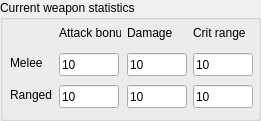
   <widget class="QGroupBox" name="WeaponStatisticsBox">
    <property name="geometry">
     <rect>
      <x>1240</x>
      <y>160</y>
      <width>261</width>
      <height>121</height>
     </rect>
    </property>
    <property name="title">
     <string>Current weapon statistics</string>
    </property>
    <widget class="QWidget" name="gridLayoutWidget_13">
     <property name="geometry">
      <rect>
       <x>10</x>
       <y>20</y>
       <width>243</width>
       <height>91</height>
      </rect>
     </property>
     <layout class="QGridLayout" name="WeaponStatisticsLayout">
      <property name="spacing">
       <number>6</number>
      </property>
      <item row="0" column="1">
       <widget class="QLabel" name="weapon_statistics_attack_bonus_label">
        <property name="maximumSize">
         <size>
          <width>16777215</width>
          <height>20</height>
         </size>
        </property>
        <property name="text">
         <string>Attack bonus</string>
        </property>
       </widget>
      </item>
      <item row="2" column="2">
       <widget class="QLineEdit" name="weapon_statistics_ranged_damage">
        <property name="minimumSize">
         <size>
          <width>60</width>
          <height>23</height>
         </size>
        </property>
        <property name="maximumSize">
         <size>
          <width>60</width>
          <height>20</height>
         </size>
        </property>
        <property name="text">
         <string>10</string>
        </property>
       </widget>
      </item>
      <item row="2" column="1">
       <widget class="QLineEdit" name="weapon_statistics_ranged_attack_bonus">
        <property name="minimumSize">
         <size>
          <width>60</width>
          <height>23</height>
         </size>
        </property>
        <property name="maximumSize">
         <size>
          <width>60</width>
          <height>20</height>
         </size>
        </property>
        <property name="text">
         <string>10</string>
        </property>
       </widget>
      </item>
      <item row="2" column="3">
       <widget class="QLineEdit" name="weapon_statistics_ranged_crit">
        <property name="minimumSize">
         <size>
          <width>60</width>
          <height>23</height>
         </size>
        </property>
        <property name="maximumSize">
         <size>
          <width>60</width>
          <height>20</height>
         </size>
        </property>
        <property name="text">
         <string>10</string>
        </property>
       </widget>
      </item>
      <item row="1" column="1">
       <widget class="QLineEdit" name="weapon_statistics_melee_attack_bonus">
        <property name="minimumSize">
         <size>
          <width>60</width>
          <height>23</height>
         </size>
        </property>
        <property name="maximumSize">
         <size>
          <width>60</width>
          <height>20</height>
         </size>
        </property>
        <property name="text">
         <string>10</string>
        </property>
       </widget>
      </item>
      <item row="1" column="3">
       <widget class="QLineEdit" name="weapon_statistics_melee_crit">
        <property name="minimumSize">
         <size>
          <width>60</width>
          <height>23</height>
         </size>
        </property>
        <property name="maximumSize">
         <size>
          <width>60</width>
          <height>20</height>
         </size>
        </property>
        <property name="text">
         <string>10</string>
        </property>
       </widget>
      </item>
      <item row="0" column="2">
       <widget class="QLabel" name="weapon_statistics_damage_label">
        <property name="maximumSize">
         <size>
          <width>16777215</width>
          <height>20</height>
         </size>
        </property>
        <property name="text">
         <string>Damage</string>
        </property>
       </widget>
      </item>
      <item row="0" column="3">
       <widget class="QLabel" name="weapon_statistics_crit_label">
        <property name="maximumSize">
         <size>
          <width>16777215</width>
          <height>20</height>
         </size>
        </property>
        <property name="text">
         <string>Crit range</string>
        </property>
       </widget>
      </item>
      <item row="1" column="2">
       <widget class="QLineEdit" name="weapon_statistics_melee_damage">
        <property name="minimumSize">
         <size>
          <width>60</width>
          <height>23</height>
         </size>
        </property>
        <property name="maximumSize">
         <size>
          <width>60</width>
          <height>20</height>
         </size>
        </property>
        <property name="text">
         <string>10</string>
        </property>
       </widget>
      </item>
      <item row="1" column="0">
       <widget class="QLabel" name="weapon_statistics_melee_label">
        <property name="minimumSize">
         <size>
          <width>0</width>
          <height>20</height>
         </size>
        </property>
        <property name="maximumSize">
         <size>
          <width>16777215</width>
          <height>20</height>
         </size>
        </property>
        <property name="text">
         <string>Melee</string>
        </property>
       </widget>
      </item>
      <item row="2" column="0">
       <widget class="QLabel" name="weapon_statistics_ranged_label">
        <property name="minimumSize">
         <size>
          <width>0</width>
          <height>20</height>
         </size>
        </property>
        <property name="maximumSize">
         <size>
          <width>16777215</width>
          <height>20</height>
         </size>
        </property>
        <property name="text">
         <string>Ranged</string>
        </property>
       </widget>
      </item>
     </layout>
    </widget>
   </widget>
